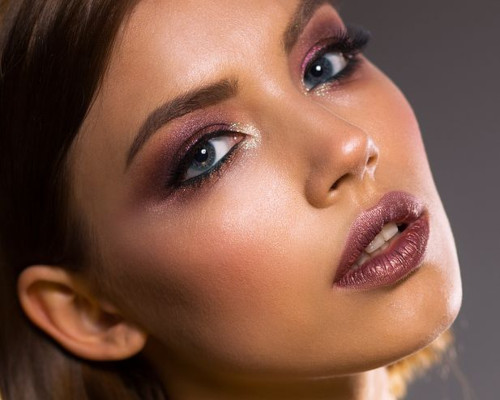
#> input picture img/face.jpg, 500 x 400 px
$ jupyter execute --allow-errors run.ipynb   (shell and % lines are left out)
#> lines starting #> are read from the running program, lines starting #| are printed output that depends on the picture; after the words box and inside, x2 and y2 are one past the last pixel; in counts of white or black regions, pixels touching at a corner belong together
### src/utils.py
import numpy as np
from matplotlib import pyplot as plt
import cv2


def load_rgb(path: str):
#> called with path = 'img/face.jpg'
    return cv2.cvtColor(cv2.imread(path), cv2.COLOR_BGR2RGB)


def plot(
    rows, cols, *images: tuple[str, np.ndarray], figsize: None | tuple[int, int] = None
):
    """Generically plots images and their titles while removing the axis."""
    f, axs = plt.subplots(rows, cols, figsize=figsize)
    # Normalize axs.
    if rows == cols == 1:
        axs = [axs]
    elif rows > 1:
        axs = axs.flatten()
    # Plot.
    for index, (title, image) in enumerate(images):
        if image.ndim == 2:
            axs[index].imshow(image, cmap="gray")
        else:
            axs[index].imshow(image)
        axs[index].axis("off")
        axs[index].title.set_text(title)
    f.tight_layout()


# [8 lines left out: function adjust_exponential, not called in this run]

### run.ipynb
# Image Effects

This notebook contains a couple dozen image transformations.

Some recreating trivial photoshop effects.

Others just having fun with opencv :)

[cell 1]

import os
import math
import textwrap
import numpy as np
import cv2
from scipy.ndimage import gaussian_filter
from sklearn.cluster import KMeans
from matplotlib import pyplot as plt

from src.utils import load_rgb, adjust_exponential, plot

## Color dot

- Choose dot size
- Create down sampled copy of original image using dot size
- Create color_dot image matching the original images dimensions
- Use nested for-loop to add circles to color_dot using the down sampled image

[cell 2]
# Load image and create down sampled copy.
rgb = load_rgb("img/face.jpg")
dot_size = 15
small_shape = (rgb.shape[1] // dot_size, rgb.shape[0] // dot_size)
#> small_shape = (33, 26)
down_sampled = cv2.resize(rgb, small_shape)

# Draw circles.
radius = dot_size // 2
color_dot = np.zeros(rgb.shape, dtype=np.uint8)
for i in range(down_sampled.shape[1]):
    for j in range(down_sampled.shape[0]):
        color = down_sampled[j, i, :].tolist()
        center = (dot_size * i + radius), (dot_size * j + radius)
        cv2.circle(color_dot, center, radius, color, -1)

# Display.
plot(
    1,
    3,
    ("Original", rgb),
    ("Down Sampled", down_sampled),
    ("Color Dot", color_dot),
)

## Halftone

The approach is very similar to color dot.

- Choose halftone circle size and call that block size
- Create down sampled copy of original image using block size
- Compute gray scale of down sampled copy
- Create halftone image matching the original images dimensions
- Use nested for-loop to add circles to halftone using the grayscale pixel intensity

[cell 3]
rgb = load_rgb("img/face.jpg")
block_size = 10
small_shape = (rgb.shape[1] // block_size, rgb.shape[0] // block_size)
#> small_shape = (50, 40)
down_sampled = cv2.resize(rgb, small_shape)
#> down_sampled: shape (40, 50, 3)
gray = cv2.cvtColor(down_sampled, cv2.COLOR_RGB2GRAY) / 255
radius = block_size // 2

# Draw circles.
halftone = np.full(rgb.shape[0:2], 255, dtype=np.uint8)
for i in range(gray.shape[1]):
    for j in range(gray.shape[0]):
        value = 1 - gray[j, i]
        center = (block_size * i + radius), (block_size * j + radius)
        cv2.circle(halftone, center, int(value * radius), 0, -1)
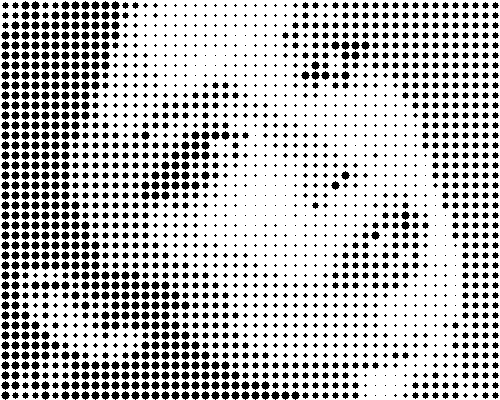
#> halftone: shape (400, 500); 74.9% white; 2000 black regions (844 under 20 px), largest, box (x1, y1, x2, y2) and area: (21, 1, 30, 10) 49, (31, 1, 40, 10) 49, (61, 1, 70, 10) 49

# Display.
plot(
    1,
    3,
    ("Original", rgb),
    ("Down Sampled Gray", gray),
    ("Halftone", halftone),
)

## Fit arc to ball trajectory

I couldn't find a good image online showing a real parabolic trajectory of a ball.
This simulated image will do.

[cell 4]
rgb = load_rgb("img/ball_trajectory.jpg")
#> call 3 of load_rgb, with path = 'img/ball_trajectory.jpg'
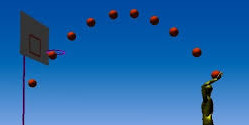
#> input picture img/ball_trajectory.jpg, 249 x 125 px
smoothed_rgb = cv2.GaussianBlur(rgb, (11, 11), 0)
hsv = cv2.cvtColor(smoothed_rgb, cv2.COLOR_RGB2HSV)
#> hsv: shape (125, 249, 3); mean H, S, V 103.6, 203.9, 174.4

# Threshold on ball color.
lower = np.array((0, 60, 60), dtype=np.uint8)
upper = np.array((20, 255, 255), dtype=np.uint8)
threshold = cv2.inRange(hsv, lower, upper)
#> threshold: shape (125, 249); 0.29% white in thin lines or dots, all inside (x1, y1, x2, y2) = (31, 12, 220, 84)
dilated = cv2.dilate(threshold, np.ones((2, 2), np.uint8), iterations=4)
#> dilated: shape (125, 249); 1.6% white; 10 white regions

# Find balls.
points = []
contours, _ = cv2.findContours(
    dilated.copy(), cv2.RETR_EXTERNAL, cv2.CHAIN_APPROX_SIMPLE
)
#> contours = 10 contours, 1 with area under 20; largest, box (x1, y1, x2, y2) and area: (213, 72, 224, 82) 82, (194, 49, 203, 58) 60, (172, 29, 179, 37) 40, (153, 18, 160, 25) 36, (31, 81, 37, 88) 30
found = rgb.copy()
for c in contours:
    (x, y), radius = cv2.minEnclosingCircle(c)
    center = (int(x), int(y))
    radius = int(radius)
    cv2.circle(found, center, radius, (0, 255, 0), -1)
    points.append((int(x), int(y)))
#> this loop made 10 passes
#> (c, x, y, radius, center) on passes 1, 3, 5, 9, 10: ([[31, 81], [31, 87], [36, 87], [36, 81]], 33.5, 84, 3, (33, 84)), ([[50, 54], [50, 59], [56, 59], [56, 54]], 53, 56.5, 3, (53, 56)), ([[70, 35], [70, 39], [75, 39], [75, 35]], 72.5, 37, 3, (72, 37)), ([[112, 13], [112, 18], [117, 18], [117, 13]], 114.5, 15.5, 3, (114, 15)), ([[133, 12], [133, 17], [138, 17], [138, 12]], 135.5, 14.5, 3, (135, 14))
#> (x, y, radius, center) on passes 2, 6: (218, 76.5, 6, (218, 76)), (175.5, 32.5, 4, (175, 32))
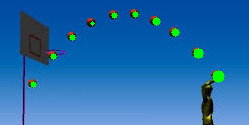
#> found: shape (125, 249, 3); mean R, G, B 33.6, 107.3, 173.1
#> after the loop, points = [(33, 84), (218, 76), (53, 56), (198, 53), (72, 37), (175, 32), (92, 23), (156, 21), (114, 15), (135, 14)]

# Find arc of balls.
points = sorted(points, key=lambda x: x[0])
#> points = [(33, 84), (53, 56), (72, 37), (92, 23), (114, 15), (135, 14), (156, 21), (175, 32), (198, 53), (218, 76)]
xs, ys = zip(*points)
#> xs = (33, 53, 72, 92, 114, 135, 156, 175, 198, 218); ys = (84, 56, 37, 23, 15, 14, 21, 32, 53, 76)
a, b, c = np.polyfit(xs, ys, 2)
#> a = 0.00773; b = -1.97; c = 139.5
fit_xs = np.linspace(00, 250, 50)
fit_ys = np.array([a * x ** 2 + b * x + c for x in fit_xs])
#> fit_ys = 50 values, max 139.5 at index 0, min 13.81 at index 25, mean 55.78
fit_points = np.array(list(zip(fit_xs, fit_ys)), dtype=np.int64)
#> fit_points = 50 pairs, first value 0 to 250, second value 13 to 139
arc = cv2.polylines(rgb.copy(), [fit_points], False, (255, 0, 255), 2)

# Display.
plot(
    2,
    3,
    ("Original", rgb),
    ("Smoothed", smoothed_rgb),
    ("Threshold", threshold),
    ("Dilated", dilated),
    ("Found", found),
    ("Parabolic Fit", arc),
)

## Cartoon Portrait

The two main steps to creating a cartoon portrait are color quantizing and making
prominent edges much darker.

[cell 5]
# Load image.
rgb = load_rgb("img/sunglasses.jpg")
#> call 4 of load_rgb, with path = 'img/sunglasses.jpg'
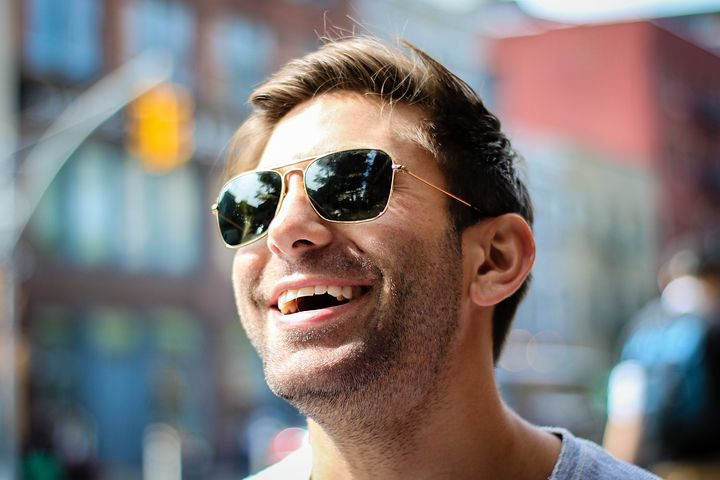
#> input picture img/sunglasses.jpg, 720 x 480 px
h, w = rgb.shape[0:2]
#> h = 480; w = 720

# Reduce colors.
n_colors = 7
linear_rgb = rgb.reshape((-1, 3))
kmeans = KMeans(n_clusters=n_colors, n_init="auto").fit(linear_rgb)
labels = kmeans.labels_
centers = kmeans.cluster_centers_
#> centers = [[95.61, 65.12, 55.23], [150.1, 172.1, 184.1], [136.4, 120.6, 115.4], [25.9, 23.03, 21.1], [207.9, 149.8, 128.9], [84.2, 104.8, 117.9], [230.8, 221.6, 214.2]]
quantized = centers[labels].reshape(rgb.shape).astype(np.uint8)

# Find edges.
gray = cv2.cvtColor(rgb, cv2.COLOR_RGB2GRAY)
#> gray: shape (480, 720)
smooth_gray = cv2.GaussianBlur(gray, (7, 7), 0)
edges = cv2.Canny(image=smooth_gray, threshold1=160, threshold2=245)
#> edges: shape (480, 720); 0.71% white in thin lines or dots, all inside (x1, y1, x2, y2) = (211, 48, 662, 480)
edges = 255 - cv2.dilate(edges, np.ones((2, 2)), iterations=1)
#> edges: shape (480, 720); 98.5% white; black in thin lines or dots, all inside (x1, y1, x2, y2) = (211, 48, 663, 480)

# Work edges into quantized picture.
bilateral = cv2.bilateralFilter(quantized, 9, 75, 75)
cartoon = cv2.bitwise_and(bilateral, bilateral, mask=edges)

# Make it a portrait.
mask = np.full(cartoon.shape[0:2], 1, dtype=np.float64)
mask = cv2.circle(mask, (w // 2, h // 2), h // 2, (0, 0, 0), -1)
#> mask: shape (480, 720) float64; values 0 (black) and 1 (white), 47.7% white; 2 white regions, box (x1, y1, x2, y2) and area: (0, 0, 360, 480) 82582, (361, 0, 720, 480) 82102
alpha = np.dstack([mask] * 3)
portrait = (255 * alpha + (1 - alpha) * cartoon).astype(np.uint8)

# Show original, pixelated, quantized_pixelated.
plot(
    2,
    4,
    ("Original", rgb),
    ("Quantized", quantized),
    ("Smooth Gray", smooth_gray),
    ("edges", edges),
    ("Bilateral", bilateral),
    ("Cartoon", cartoon),
    ("Mask", mask),
    ("Portrait", portrait),
    figsize=(10, 4),
)

## Finding the horizon using a canny edge detector

For this demo, I wanted to explore using a canny edge detector to separate the
ground from the sky. Took a bit of work to find the right settings for the gaussian
filter and canny hysteresis threshold.

The gaussian filter is used to weed out weak edges in order to isolate the horizon.

The [hysteresis threshold](https://theailearner.com/tag/hysteresis-thresholding/)
controls how the edge detector connects weak edges to strong edges.

Look at how `Canny` compares to `Canny Gaussian` to see why it's important to
smooth the minor edges out.

[cell 6]
rgb = load_rgb("img/sunset.jpg")
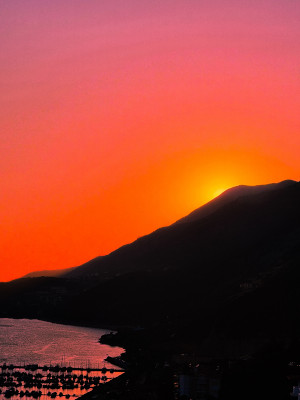
#> input picture img/sunset.jpg, 300 x 400 px
gaussian = cv2.GaussianBlur(rgb, (21, 21), 0)

# Explore canny edge detectors w/ and w/o smoothing.
t1 = 100
t2 = 240
canny_rgb = cv2.Canny(image=rgb, threshold1=t1, threshold2=t2)
#> canny_rgb: shape (400, 300); 1.9% white in thin lines or dots, all inside (x1, y1, x2, y2) = (0, 179, 300, 400)
canny_gaussian = cv2.Canny(image=gaussian, threshold1=t1, threshold2=t2)
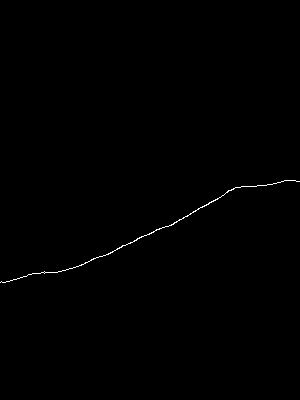
#> canny_gaussian: shape (400, 300); 0.29% white in thin lines or dots, all inside (x1, y1, x2, y2) = (0, 180, 300, 283)

# Create new image.
separated = np.zeros(rgb.shape, dtype=np.uint8)
top_color = (255, 0, 0)
middle_color = (255, 255, 255)
bottom_color = (0, 0, 255)
thickness = 30
for col_index, col in enumerate(canny_gaussian.T):
    sep = int(np.where(col == 255)[0].mean())
    separated[: sep - thickness, col_index, :] = top_color
    separated[sep - thickness : sep + thickness, col_index, :] = middle_color
    separated[sep + thickness + 1 :, col_index, :] = bottom_color
#> this loop made 300 passes
#> sep on passes 1 to 3: 282, 281, 282
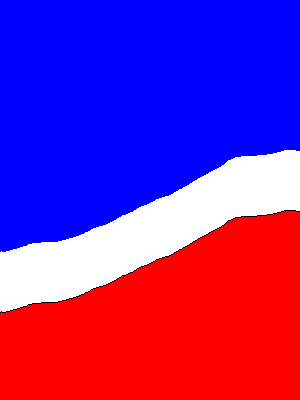
#> separated: shape (400, 300, 3); mean of channels 0, 1, 2 166.3, 38.2, 126.3; drawn as B, G, R

# Display.
plot(
    1,
    5,
    ("Original", rgb),
    ("Gaussian", gaussian),
    ("Canny", canny_rgb),
    ("Canny Gaussian", canny_gaussian),
    ("Horizon", separated),
)

## Median vs Gaussian blurs on noise reduction

Both median and gaussian blur operations smooth out images but have different
effects. Median blurring works by looking at every cell and taking the median of
it and all neighboring cells. Gaussian blurring works by looking at every cell and
averaging it with its neighboring cells.

One benefit of median blurring is its good at getting rid of noise instead of
averaging it in.

[cell 7]
rgb = load_rgb("img/wink.png")
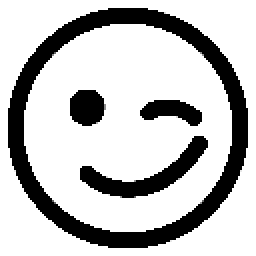
#> input picture img/wink.png, 128 x 128 px (shown 2 times larger)
#> in load_rgb, returned value is the input picture: shape (128, 128, 3); min 0, max 255, mean 192.8
noise = np.random.choice([0, 255], size=rgb.shape, p=[0.9, 0.1])
noisy_rgb = (noise + rgb).astype(np.uint8)

plot(
    2,
    2,
    ("Original", rgb),
    ("With noise", noisy_rgb),
    ("Median", cv2.medianBlur(noisy_rgb, 5)),
    ("Gaussian", cv2.GaussianBlur(noisy_rgb, (5, 5), 0)),
    figsize=(4, 4),
)

## Find tennis ball

To find the tennis ball:

- Look for it's approximate colors
- Try to filter out unwanted colors
- Find the contour around the blobs found in the mask
- Find the minimum circle around the biggest blob and consider it the ball

Note: the values for the threshold we're hand tuned.

[cell 8]
rgb = load_rgb("img/tennis_ball.jpg")
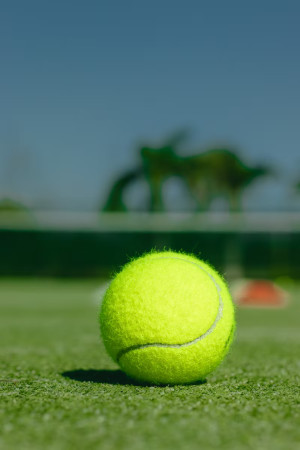
#> input picture img/tennis_ball.jpg, 300 x 450 px
smoothed_rgb = cv2.GaussianBlur(rgb, (11, 11), 0)
#> smoothed_rgb: shape (450, 300, 3)
hsv = cv2.cvtColor(smoothed_rgb, cv2.COLOR_RGB2HSV)
#> hsv: shape (450, 300, 3); mean H, S, V 69.5, 140.4, 127.5

# Find pixels likely belonging to tennis ball.
lower = np.array((34, 152, 132), dtype=np.uint8)
upper = np.array((44, 255, 255), dtype=np.uint8)
threshold = cv2.inRange(hsv, lower, upper)
#> threshold: shape (450, 300); 11.1% white; 73 white regions (58 under 20 px), largest, box (x1, y1, x2, y2) and area: (101, 251, 247, 412) 13829, (128, 390, 161, 411) 257, (247, 344, 279, 359) 146
eroded = cv2.erode(threshold, np.ones((5, 5), np.uint8), iterations=3)
#> eroded: shape (450, 300); 5.8% white; 1 white region, box (x1, y1, x2, y2) and area: (109, 258, 234, 371) 7873
dilated = cv2.dilate(eroded, np.ones((5, 5), np.uint8), iterations=4)
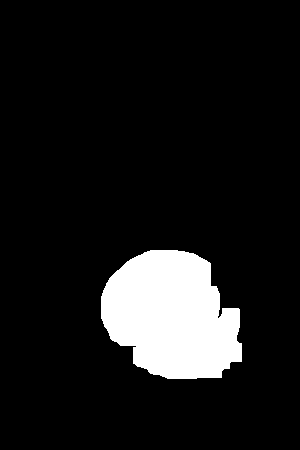
#> dilated: shape (450, 300); 10.1% white; 1 white region

# Find tennis ball from probable tennis ball pixels.
contours, _ = cv2.findContours(
    dilated.copy(), cv2.RETR_EXTERNAL, cv2.CHAIN_APPROX_SIMPLE
)
#> contours = 1 contour; box (x1, y1, x2, y2) and area: (101, 250, 242, 379) 13442
rgb_copy = rgb.copy()
cv2.drawContours(rgb_copy, contours, -1, 255, 3)
(x, y), radius = cv2.minEnclosingCircle(contours[0])
#> x = 174.3; y = 320.6; radius = 77.97
center = (int(x), int(y))
#> center = (174, 320)
radius = int(radius)
#> radius = 77
cv2.circle(rgb_copy, center, radius, (0, 255, 0), 2)

# Display.
plot(
    1,
    6,
    ("Original", rgb),
    ("Smoothed", smoothed_rgb),
    ("Threshold", threshold),
    ("Eroded", eroded),
    ("Dilated", dilated),
    ("Found", rgb_copy),
)
